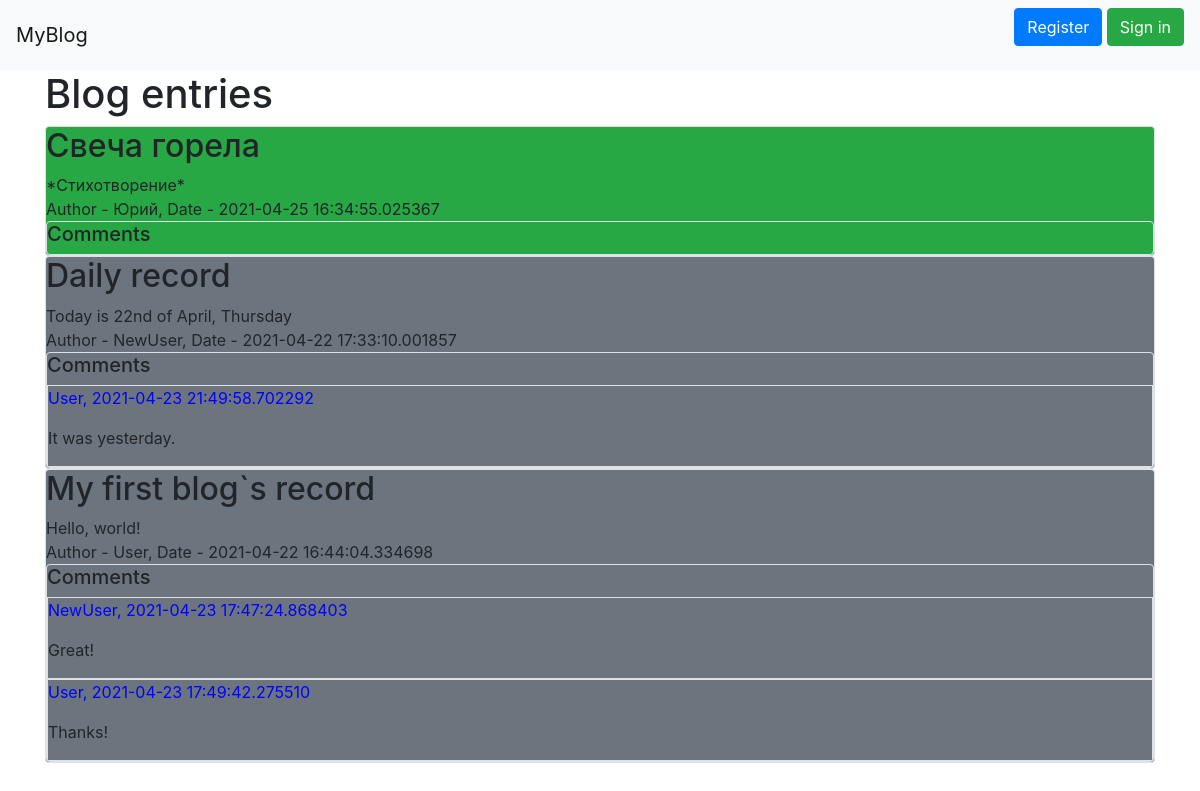
The page / on the database its author committed.
### data/news_class.py (models this page shows)
class News(SqlAlchemyBase):
    __tablename__ = 'news'
    id = sqlalchemy.Column(sqlalchemy.Integer,
                           primary_key=True, autoincrement=True)
    title = sqlalchemy.Column(sqlalchemy.String, nullable=True)
    content = sqlalchemy.Column(sqlalchemy.String, nullable=True)
    created_date = sqlalchemy.Column(sqlalchemy.DateTime,
                                     default=datetime.datetime.now)
    is_private = sqlalchemy.Column(sqlalchemy.Boolean, default=True)
    user_id = sqlalchemy.Column(sqlalchemy.Integer,
                                sqlalchemy.ForeignKey("users.id"))
    user = orm.relation('User')

### data/users_class.py (models this page shows, shortened)
class User(SqlAlchemyBase, UserMixin):
    __tablename__ = 'users'
    id = sqlalchemy.Column(sqlalchemy.Integer,
                           primary_key=True, autoincrement=True)
    name = sqlalchemy.Column(sqlalchemy.String, nullable=True)
    about = sqlalchemy.Column(sqlalchemy.String, nullable=True)
    email = sqlalchemy.Column(sqlalchemy.String,
                              index=True, unique=True, nullable=True)
    hashed_password = sqlalchemy.Column(sqlalchemy.String, nullable=True)
    created_date = sqlalchemy.Column(sqlalchemy.DateTime,
                                     default=datetime.datetime.now)
    news = orm.relation("News", back_populates='user')

### data/comment_class.py (models this page shows)
class Comment(SqlAlchemyBase):
    __tablename__ = 'comments'
    id = sqlalchemy.Column(sqlalchemy.Integer,
                           primary_key=True, autoincrement=True)
    content = sqlalchemy.Column(sqlalchemy.String, nullable=True)
    created_date = sqlalchemy.Column(sqlalchemy.DateTime,
                                     default=datetime.datetime.now)
    user = sqlalchemy.Column(sqlalchemy.String)
    new_id = sqlalchemy.Column(sqlalchemy.Integer)

### main.py (the view)
@app.route("/")
def index():
    db_sess = db_session.create_session()
    if current_user.is_authenticated:
        news = db_sess.query(News).filter(
            (News.user == current_user) | (News.is_private != True)).order_by(-News.id)
    else:
        news = db_sess.query(News).filter(News.is_private != True).order_by(-News.id)
    comments = db_sess.query(Comment)
    time_now = datetime.now().hour * 60 + datetime.now().minute
    return render_template("index.html", title="Blog", news=news, comments=comments, time=time_now, datetime=datetime)

### data/db_session.py (called while the page is built)
def create_session() -> Session:
    global __factory
    return __factory()

### templates/index.html (shortened to what this page needs)
{% extends "base.html" %}
{% block content %}
<h1>Blog entries</h1>
{% for item in news%}
    {% if (datetime.today() - item.created_date).days < 2 %}
        <div class="col-md6 border rounded bg-success">
    {% elif ((datetime.today() - item.created_date).days) == 2 and
            (time - item.created_date.hour * 60 + item.created_date.minute) > 120 %}
                <div class="col-md6 border rounded bg-secondary">
    {% else %}
        <div class="col-md6 border rounded bg-secondary">
    {% endif %}
            <h2>{{item.title}}</h2>
            <div>
                {{item.content}}
            </div>
            <div>
                Author - {{item.user.name}}, Date - {{item.created_date}}
                <div class="col-md6 border rounded">
                    <h5>Comments</h5>
                     {% for elem in comments %}
                        {% if item.id == elem.new_id %}
                            <div class="col-md6 border">
                                <p><font color="blue">{{ elem.user }}, {{elem.created_date}}</font></p>
                                <p>{{ elem.content }}</p>
                            </div>
                        {% endif %}
                     {% endfor %}
                </div>
            </div>
        </div>
{% endfor %}
{% endblock %}

### templates/base.html (shortened to what this page needs)
<!doctype html>
<html lang="en">
<head>
    <link rel="stylesheet"
          href="https://stackpath.bootstrapcdn.com/bootstrap/4.4.1/css/bootstrap.min.css"
>
</head>
<body>
<header>
    <nav class="navbar navbar-light bg-light">
        <a class="navbar-brand" href="/">MyBlog</a>
        {% if current_user.is_authenticated %}
        <a class="navbar-brand" href="/profile">{{ current_user.name }}</a>
        {% else %}
        <p>
            <a class="btn btn-primary " href="/register">Register</a>
            <a class="btn btn-success" href="/login">Sign in</a>
        </p>
        {% endif %}
    </nav>
</header>
<main role="main" class="container">
    {% block content %}{% endblock %}
</main>
</body>
</html>

### rows shown on the page
News: title "Свеча горела", content "*Стихотворение*", user.name "Юрий", created_date "2021-04-25 16:34:55.025367"
News: title "Daily record", content "Today is 22nd of April, Thursday", user.name "NewUser", created_date "2021-04-22 17:33:10.001857"
Comment: user "User", created_date "2021-04-23 21:49:58.702292", content "It was yesterday."
News: title "My first blog`s record", content "Hello, world!", user.name "User", created_date "2021-04-22 16:44:04.334698"
Comment: user "NewUser", created_date "2021-04-23 17:47:24.868403", content "Great!"
Comment: user "User", created_date "2021-04-23 17:49:42.275510", content "Thanks!"
